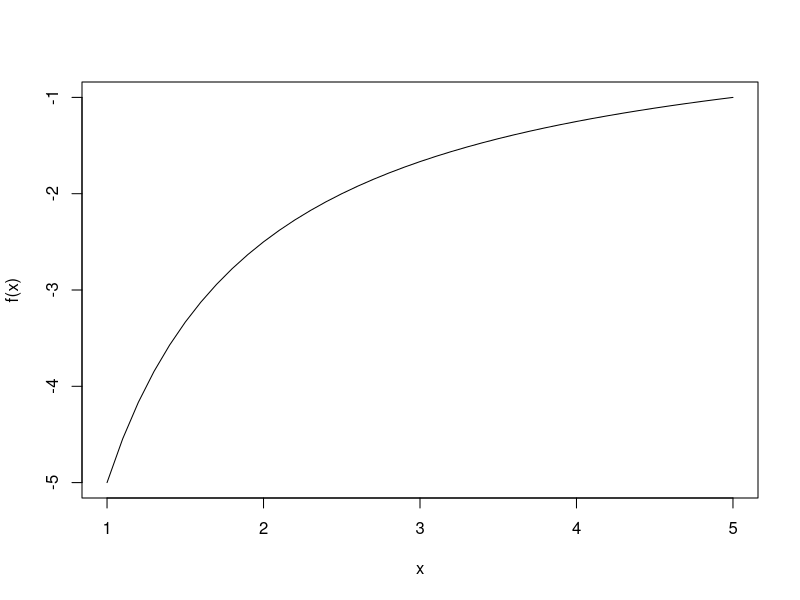
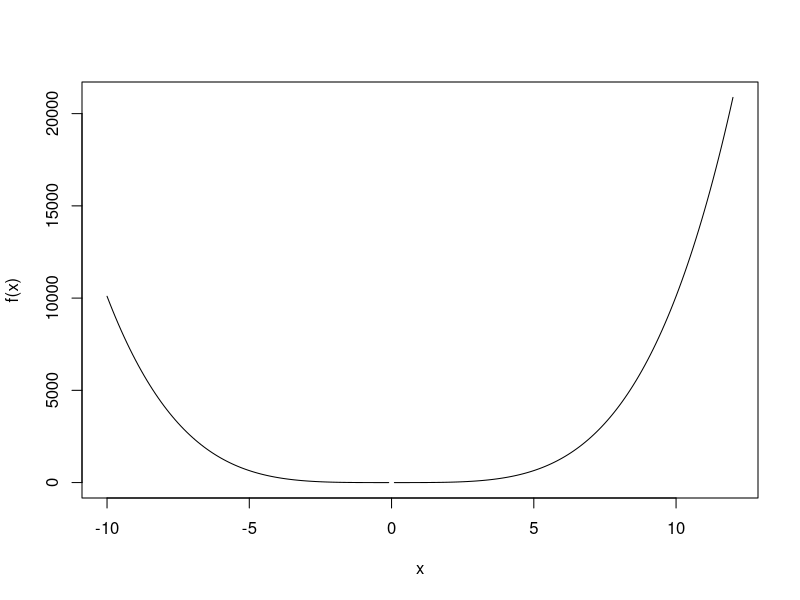
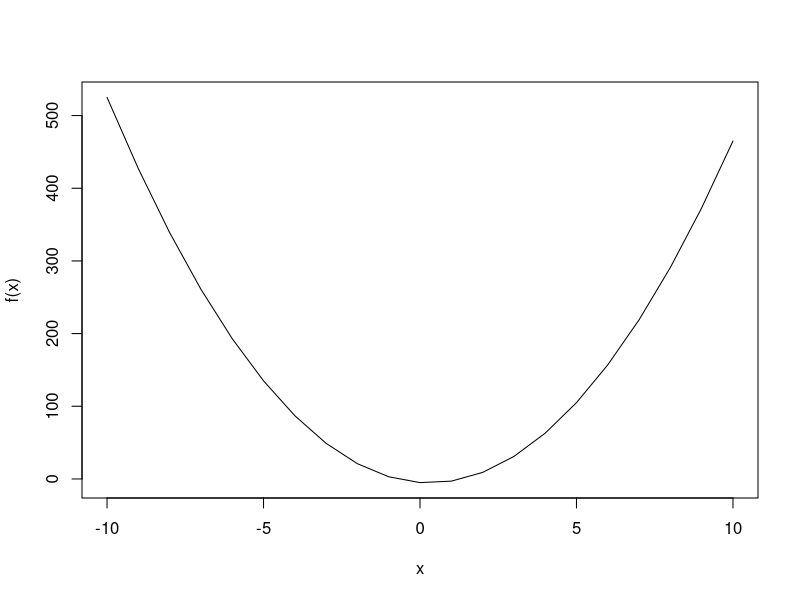
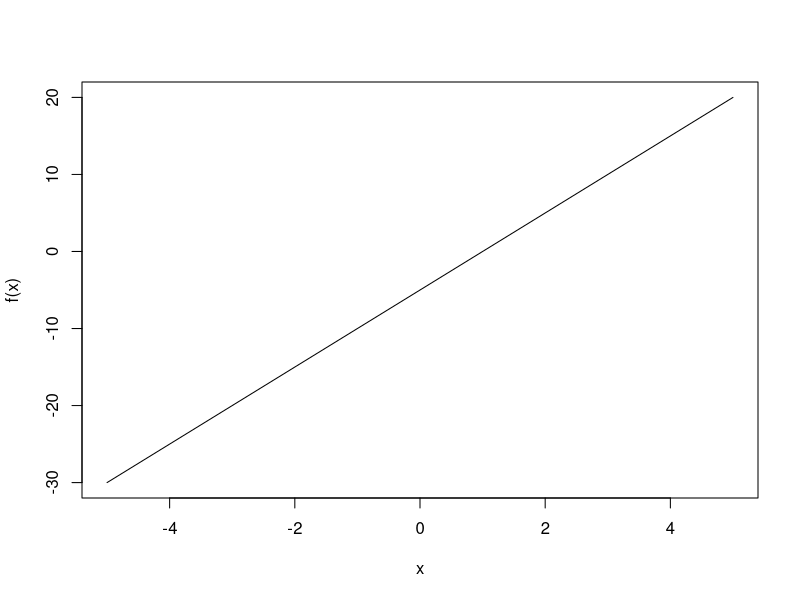
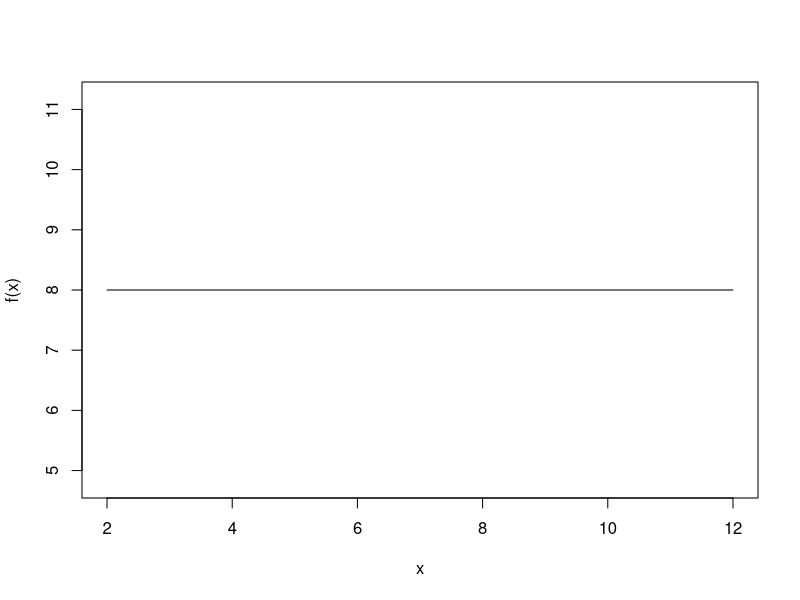

Source code (R) for these figures, in order:

#rational function
f <- function(x){
    fx <- -5/x
    return(fx)
}


input <- seq(1, 5, 0.1)
plot (input,
     sapply(input, f),
     type="l",
     xlab="x",
     ylab="f(x)")

#polynomial function
f <- function(x){
    fx <- (x^5-x)/x + x^2
    return(fx)
}

input <- seq(-10,12,0.1)
plot(input,
    sapply(input,f),
    type="l",
    xlab="x",
    ylab="f(x)")

#quadratic function
f <- function(x){
    fx <- 5*x^2 - 3*x - 5
    return(fx)
}

input <- -10:10
plot(input,
    sapply(input,f),
    type="l",
    xlab="x",
    ylab="f(x)")

#linear function
f <- function(x){
    fx <- 5*x-5
    return(fx)
}

input <- -5:5
plot(input,
    sapply(input,f),
    type="l",
    xlab="x",
    ylab="f(x)")

#constant function
f <- function(x){
    fx <- 8
    return(fx)
}

input <- 2:12
plot(input,
    sapply(input,f),
    type="l",
    xlab="x",
    ylab="f(x)")
